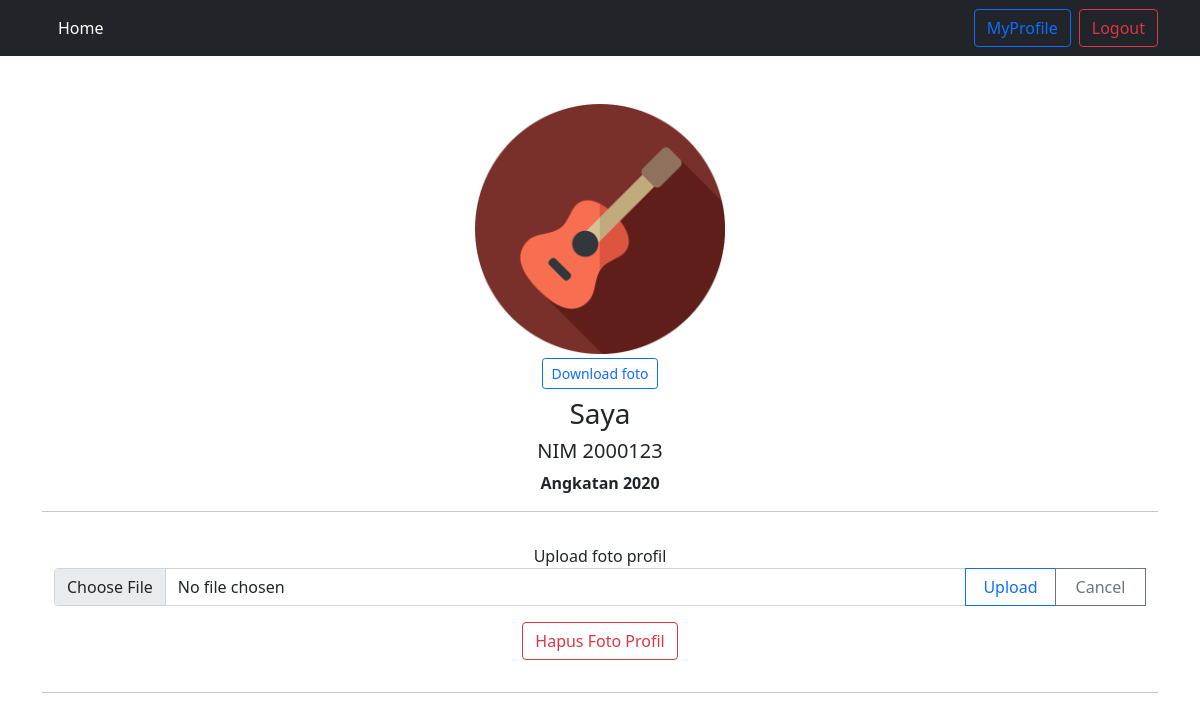
Page /profile.php (signed in) on the committed database.
### tables this page shows
CREATE TABLE `foto_profile` (
  `id` int(10) NOT NULL,
  `nim` varchar(7) NOT NULL,
  `name_file` varchar(255) NOT NULL,
  `size` varchar(255) NOT NULL,
  `path` varchar(255) NOT NULL,
  `type` varchar(255) NOT NULL,
  `date` varchar(255) NOT NULL
);

CREATE TABLE `mahasiswa` (
  `nim` varchar(7) NOT NULL,
  `nama` varchar(255) NOT NULL,
  `angkatan` int(4) NOT NULL,
  `password` varchar(255) NOT NULL
);

### profile.php (the view, shortened to what this page needs)
<?php
include("connectdb.php");
$nim_login = $_SESSION["login_nim"];
?>
<!DOCTYPE html>
<html lang="en">
<head>
    <link href="https://cdn.jsdelivr.net/npm/bootstrap@5.0.2/dist/css/bootstrap.min.css" rel="stylesheet"
>
</head>
<body>
<nav class="p-2 bg-dark text-white">
    <div class="container">
        <div class="d-flex align-items-center justify-content-between">
            <ul class="nav ">
                <li><a href="index.php" class="nav-link px-3 text-white">Home</a></li>
            </ul>
            <ul class="nav ">
                <li><a href="profile.php" class="btn btn-outline-primary me-2">MyProfile</a></li>
                <li class=""><a href="index.php?clear_session='true'" class="btn btn-outline-danger">Logout</a></li>
            </ul>
        </div>
    </div>
</nav>
<main>
    <div class="container col-12">
        <?php
        $mahasiswa_sqlResult = mysqli_query($connect, "SELECT nama, angkatan FROM mahasiswa WHERE nim='$nim_login'");
        list($nama_mahasiswa, $angkatan) = mysqli_fetch_array($mahasiswa_sqlResult);
        $foto_sqlResult = mysqli_query($connect, "SELECT nim, path FROM foto_profile WHERE nim='$nim_login'");
        list($nim_foto, $path_foto) = mysqli_fetch_array($foto_sqlResult);
        ?>
        <div class="container py-5">
            <div class="row text-center">
                <div>
                    <?php
                    if($nim_foto == null){
                        echo '<img src="images/profile_blank.jpg" alt="blank" width="auto" height="250">';
                    }else{
                        echo '<img src="'.$path_foto.'" alt="blank" width="auto" height="250">';
                        echo '<br />';
                        echo '<a href="proses_download.php?nim='.$nim_login.'" class="btn btn-sm btn-outline-primary mt-1">Download foto</a>';
                    }
                    ?>
                    <h3 class="mt-2"><?php echo $nama_mahasiswa; ?></h3>
                    <h5>NIM <?php echo $nim_login; ?></h5>
                    <p class="fw-bold">Angkatan <?php echo $angkatan; ?></p>
                </div>
                <hr>
                <div class="py-3">
                    Upload foto profil
                    <form action="proses_upload.php?nim=<?php echo $nim_login; ?>" method="post" enctype="multipart/form-data">
                        <div class="input-group">
                            <input type="file" class="form-control col-8 col-lg-10" name="upload_foto" id="upload_foto">
                            <input type="submit" class="btn  btn-outline-primary rounded-0 col-2 col-lg-1" id="upload" name="upload" value="Upload">
                            <a href="profile.php" class="btn  btn-outline-secondary rounded-0 col-2 col-lg-1">Cancel</a>
                        </div>
                    </form>
                    <a href="proses_delete_file.php?nim=<?php echo $nim_login; ?>" class="btn btn-outline-danger mt-3 mb-3">Hapus Foto Profil</a>
                </div>
                <hr>
            </div>
        </div>
    </div>
</main>
</body>
</html>

### rows in the picture
foto_profile: path (picture)
mahasiswa: nama "Saya", angkatan "2020"

### other values in the picture
$nim_login "2000123"
